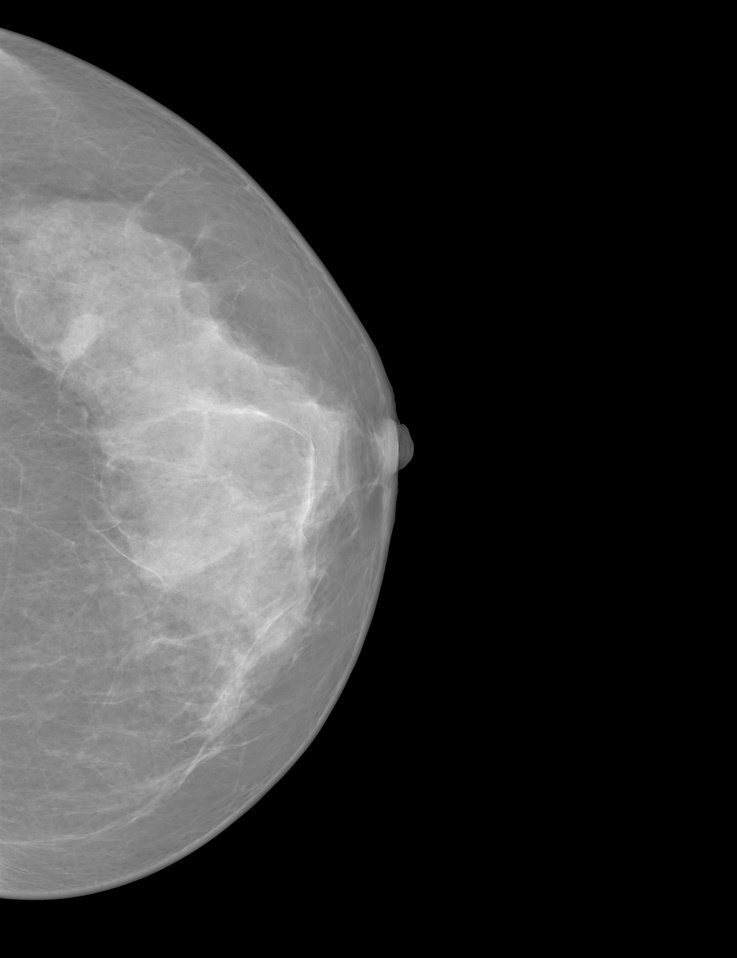
#> input picture heatmap/input/images/20587758.jpg, 737 x 958 px, shrunk from 2560 x 3328 before the run; its folder holds only this picture in this run
$ python annotation_heatmap.py
#> lines starting #> are read from the running program, lines starting #| are printed output that depends on the picture
import argparse
from pathlib import Path

import cv2
import numpy as np


IMAGE_EXTS = {'.jpg', '.jpeg', '.png', '.bmp', '.tif', '.tiff'}


def read_image(path):
    data = np.fromfile(str(path), dtype=np.uint8)
    image = cv2.imdecode(data, cv2.IMREAD_COLOR)
    if image is None:
        raise ValueError(f'无法读取图像: {path}')
    return image


def save_image(path, image):
    path.parent.mkdir(parents=True, exist_ok=True)
    ext = path.suffix if path.suffix else '.jpg'
    ok, encoded = cv2.imencode(ext, image)
    if not ok:
        raise ValueError(f'无法编码图像: {path}')
    encoded.tofile(str(path))


def parse_yolo_bbox(label_path, width, height):
    boxes = []
    if not label_path.exists():
        return boxes

    for line in label_path.read_text(encoding='utf-8').splitlines():
        parts = line.strip().split()
        if len(parts) < 5:
            continue
        values = [float(x) for x in parts[1:5]]
        cx, cy, bw, bh = values
        x1 = int(round((cx - bw / 2) * width))
        y1 = int(round((cy - bh / 2) * height))
        x2 = int(round((cx + bw / 2) * width))
        y2 = int(round((cy + bh / 2) * height))
        x1 = max(0, min(width - 1, x1))
        x2 = max(0, min(width - 1, x2))
        y1 = max(0, min(height - 1, y1))
        y2 = max(0, min(height - 1, y2))
        if x2 > x1 and y2 > y1:
            boxes.append((x1, y1, x2, y2))
    return boxes


def parse_yolo_segments(mask_path, width, height):
    polygons = []
    if not mask_path.exists():
        return polygons

    for line in mask_path.read_text(encoding='utf-8').splitlines():
        parts = line.strip().split()
        if len(parts) < 7:
            continue
        coords = [float(x) for x in parts[1:]]
        if len(coords) % 2 != 0:
            coords = coords[:-1]
        points = []
        for x, y in zip(coords[0::2], coords[1::2]):
            px = int(round(x * width))
            py = int(round(y * height))
            px = max(0, min(width - 1, px))
            py = max(0, min(height - 1, py))
            points.append([px, py])
        if len(points) >= 3:
            polygons.append(np.array(points, dtype=np.int32))
    return polygons


def gaussian_from_mask(mask, sigma=11.0, gamma=0.85):
    mask = mask.astype(np.float32) / 255.0
    if sigma > 0:
        ksize = int(2 * round(3 * sigma) + 1)
        mask = cv2.GaussianBlur(mask, (ksize, ksize), sigmaX=sigma, sigmaY=sigma)
    max_value = float(mask.max())
    if max_value > 1e-6:
        mask = mask / max_value
    if gamma != 1.0:
        mask = np.power(mask, gamma)
    return mask.astype(np.float32)


def bbox_gaussian_heatmap(shape, boxes, circular=True, radius_scale=0.50):
    height, width = shape
    heatmap = np.zeros((height, width), dtype=np.float32)
    ys, xs = np.mgrid[0:height, 0:width].astype(np.float32)

    for x1, y1, x2, y2 in boxes:
        cx = (x1 + x2) / 2.0
        cy = (y1 + y2) / 2.0
        bw = max(x2 - x1, 1)
        bh = max(y2 - y1, 1)
        if circular:
            sigma = max(min(bw, bh) * radius_scale, 1.0)
            dist2 = (xs - cx) ** 2 + (ys - cy) ** 2
            current = np.exp(-dist2 / (2.0 * sigma ** 2))
        else:
            sigma_x = max(bw * radius_scale, 1.0)
            sigma_y = max(bh * radius_scale, 1.0)
            dist2 = ((xs - cx) / sigma_x) ** 2 + ((ys - cy) / sigma_y) ** 2
            current = np.exp(-dist2 / 2.0)
        heatmap = np.maximum(heatmap, current.astype(np.float32))

    max_value = float(heatmap.max())
    if max_value > 1e-6:
        heatmap = heatmap / max_value
    return heatmap


def build_annotation_heatmap(image_shape, mask_path, label_path, use_mask=True,
                             mask_sigma=11.0, mask_gamma=0.85,
                             circular_bbox=True, bbox_radius_scale=0.50):
    height, width = image_shape[:2]

    if use_mask:
        polygons = parse_yolo_segments(mask_path, width, height)
        if polygons:
            binary = np.zeros((height, width), dtype=np.uint8)
            cv2.fillPoly(binary, polygons, 255)
            return gaussian_from_mask(binary, sigma=mask_sigma, gamma=mask_gamma), 'mask'

    boxes = parse_yolo_bbox(label_path, width, height)
    if boxes:
        return bbox_gaussian_heatmap(
            (height, width),
            boxes,
            circular=circular_bbox,
            radius_scale=bbox_radius_scale,
        ), 'bbox'

    return np.zeros((height, width), dtype=np.float32), 'empty'


def overlay_heatmap(image, heatmap, alpha=0.45, colormap=cv2.COLORMAP_JET,
                    threshold=0.03, keep_background=True):
    heatmap = np.clip(heatmap, 0.0, 1.0)
    visible = heatmap >= threshold
    heatmap_u8 = np.uint8(heatmap * 255)
    color_map = cv2.applyColorMap(heatmap_u8, colormap)

    if keep_background:
        output = image.copy()
        blended = cv2.addWeighted(image, 1.0 - alpha, color_map, alpha, 0)
        output[visible] = blended[visible]
        return output

    output = np.zeros_like(image)
    output[visible] = color_map[visible]
    return output


def process_one(image_path, labels_dir, masks_dir, output_dir, args):
    image = read_image(image_path)
#> in read_image, image is the input picture: shape (958, 737, 3); min 0, max 239, mean 54.7
    stem = image_path.stem
    label_path = labels_dir / f'{stem}.txt'
    mask_path = masks_dir / f'{stem}.txt'

    heatmap, source = build_annotation_heatmap(
        image.shape,
        mask_path,
        label_path,
        use_mask=not args.no_mask,
        mask_sigma=args.mask_sigma,
        mask_gamma=args.mask_gamma,
        circular_bbox=not args.ellipse_bbox,
        bbox_radius_scale=args.bbox_radius_scale,
    )
    output = overlay_heatmap(
        image,
        heatmap,
        alpha=args.alpha,
        threshold=args.threshold,
        keep_background=not args.only_heatmap,
    )

    save_path = output_dir / image_path.name
    save_image(save_path, output)
    return source, save_path


def parse_args():
    parser = argparse.ArgumentParser(description='根据 YOLO bbox/segmentation 标注生成热力图')
    parser.add_argument('--input', default='heatmap/input', help='输入根目录, 包含 images/ labels/ mask/')
    parser.add_argument('--output', default='heatmap/output/annotation_heatmap/images', help='输出图像目录')
    parser.add_argument('--alpha', type=float, default=0.45, help='热力图叠加透明度')
    parser.add_argument('--threshold', type=float, default=0.03, help='低于该值的热力图不显示')
    parser.add_argument('--mask-sigma', type=float, default=11.0, help='分割 mask 平滑强度')
    parser.add_argument('--mask-gamma', type=float, default=0.85, help='分割热力图亮度曲线, 小于 1 会扩大高亮范围')
    parser.add_argument('--bbox-radius-scale', type=float, default=0.50, help='无 mask 时 bbox 高斯半径比例')
    parser.add_argument('--ellipse-bbox', action='store_true', help='无 mask 时使用椭圆高斯, 默认使用圆形高斯')
    parser.add_argument('--no-mask', action='store_true', help='忽略 mask, 只根据 labels bbox 生成')
    parser.add_argument('--only-heatmap', action='store_true', help='只输出热力图颜色, 不叠加原图背景')
    return parser.parse_args()


def main():
    args = parse_args()
    input_dir = Path(args.input)
    images_dir = input_dir / 'images'
    labels_dir = input_dir / 'labels'
    masks_dir = input_dir / 'mask'
    output_dir = Path(args.output)

    if not images_dir.exists():
        raise FileNotFoundError(f'图像目录不存在: {images_dir}')

    image_paths = sorted(p for p in images_dir.iterdir() if p.suffix.lower() in IMAGE_EXTS)
    if not image_paths:
        raise FileNotFoundError(f'没有找到图像文件: {images_dir}')

    count_by_source = {'mask': 0, 'bbox': 0, 'empty': 0}
    for image_path in image_paths:
        source, save_path = process_one(image_path, labels_dir, masks_dir, output_dir, args)
#> in overlay_heatmap, `heatmap = np.clip(heatmap, 0.0, 1.0)`: heatmap: shape (958, 737) float32; every value is 0
#> in overlay_heatmap, `visible = heatmap >= threshold`: visible: shape (958, 737) bool; every value is 0
#> in overlay_heatmap, `color_map = cv2.applyColorMap(heatmap_u8, colormap)`:
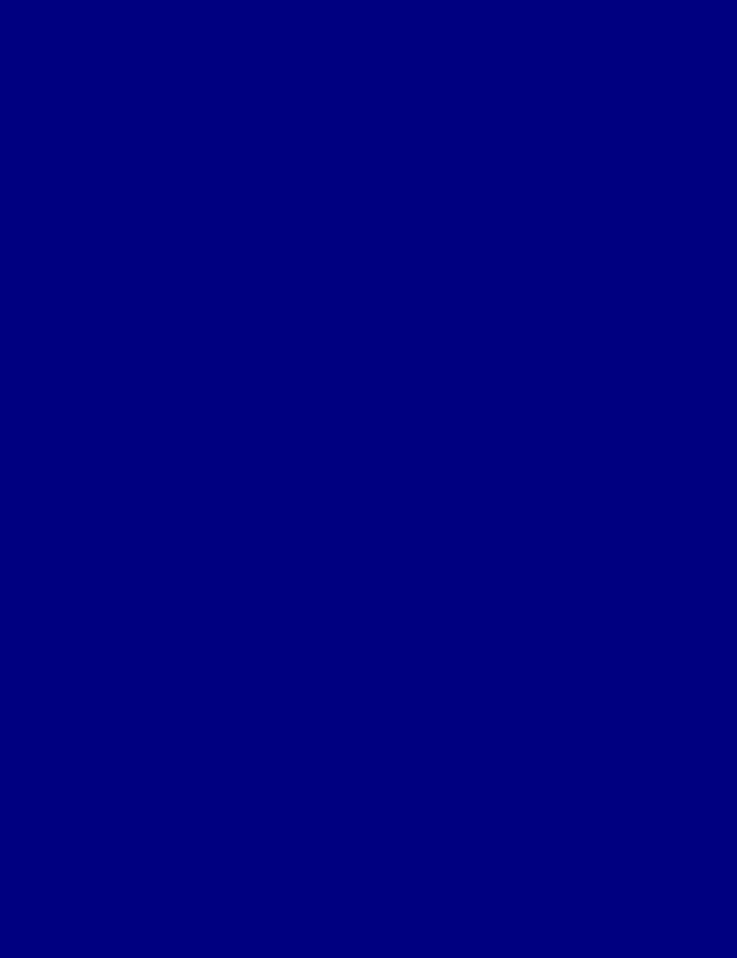
#> color_map: shape (958, 737, 3); mean B, G, R 128, 0, 0
#> in overlay_heatmap, `blended = cv2.addWeighted(image, 1.0 - alpha, color_map, alpha, 0)`:
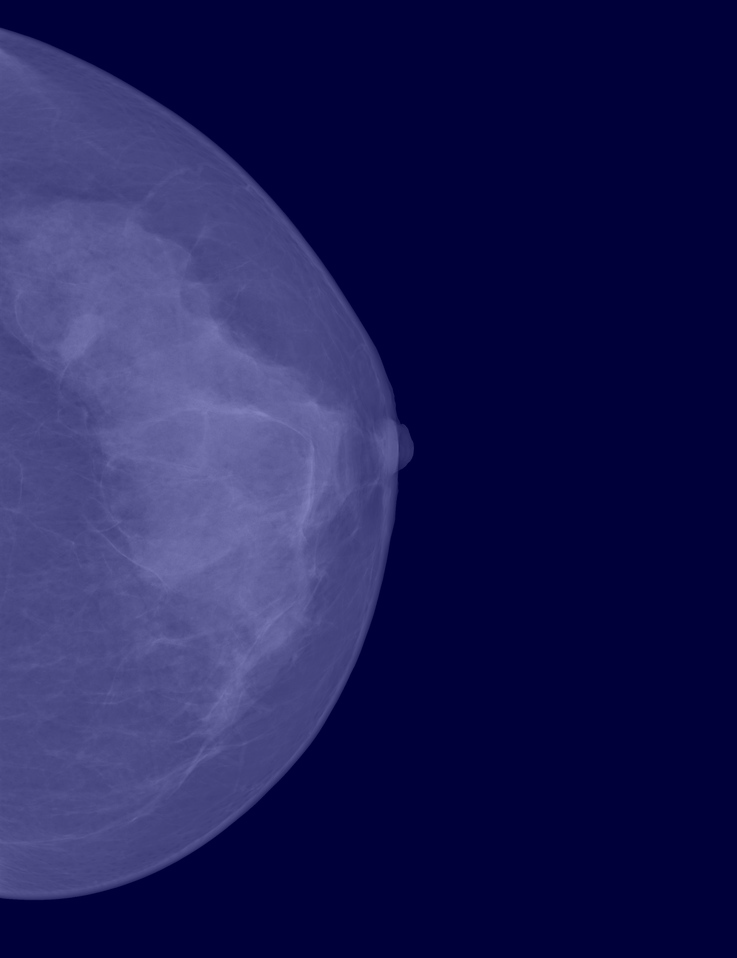
#> blended: shape (958, 737, 3); mean B, G, R 87.9, 30.1, 30.1
#> source = 'empty'
        count_by_source[source] += 1
        print(f'[{source}] {image_path.name} -> {save_path}')
#| [empty] 20587758.jpg -> heatmap/output/annotation_heatmap/images/20587758.jpg

    print('完成:', count_by_source)
#| 完成: {'mask': 0, 'bbox': 0, 'empty': 1}


if __name__ == '__main__':
    main()
